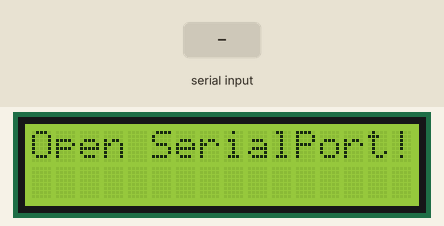
Simulated run of this sketch. Board: Arduino Uno, built with avr-gcc and run on an emulated ATmega328P. On the bench: 16×2 character LCD. Inputs (shaded band) come from the test bench. What the sketch prints to the serial monitor is not drawn.

Above: at 1.2 s.
1.3 s: "1\n" received over Serial
At 2.2 s:
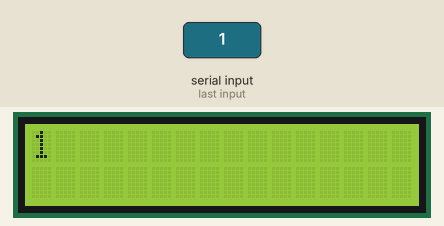
2.8 s: byte 10 ('\n') received over Serial
At 3.3 s:
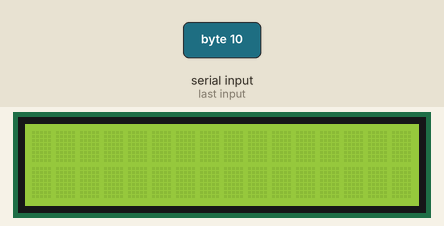
4.3 s: "0\n" received over Serial
At 5.6 s:
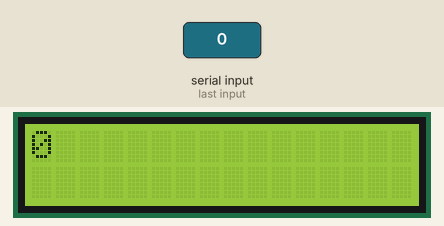
Timing chart, 0 to 7.3 s (numbered marks = the images above; inputs shaded):
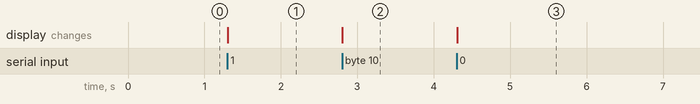

Measured:
- after the input at 1.3 s, the display: changes at once (image 1)
- after the input at 2.8 s, the display: changes at once (image 2)
- after the input at 4.3 s, the display: changes at once (image 3)

The sketch:

lcd.ino
```cpp
#include <Arduino.h>
#include <LiquidCrystal.h>

// initialize the library with the numbers of the interface pins
LiquidCrystal lcd(7, 8, 9, 10, 11, 12);

String inputString = "";     // a String to hold incoming data
bool stringComplete = false; // whether the string is complete

void setup()
{
    // set up the LCD's number of columns and rows:
    lcd.begin(16, 2);
    // Print a message to the LCD.
    lcd.print("Open SerialPort!");

    Serial.begin(9600);
    inputString.reserve(200);
}

void loop()
{
    // set the cursor to column 0, line 1
    lcd.setCursor(0, 1);
    // (note: line 1 is the second row, since counting begins with 0):

    if (stringComplete)
    {
        lcd.clear();
        lcd.print(inputString);
        stringComplete = false;
        inputString = "";
    }
}

void serialEvent()
{
    while (Serial.available())
    {
        // get the new byte:
        char inChar = (char)Serial.read();
        // add it to the inputString:
        // if the incoming character is a newline, set a flag so the main loop can
        // do something about it:
        Serial.write(inChar);
        if (inChar == '\n')
        {
            stringComplete = true;
        }
        else
        {
            inputString += inChar;
        }
    }
}
```
